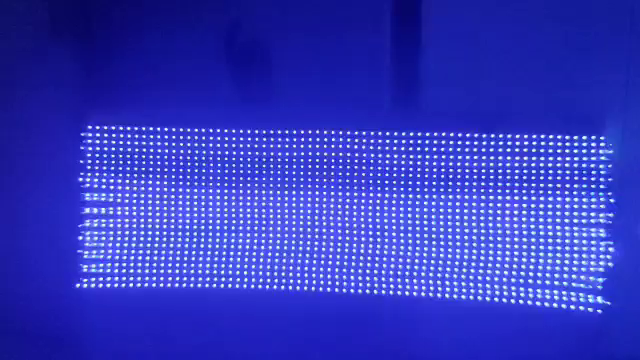
#> input picture frame 58 of night.mp4, 640 x 360 px
$ python analyzer_led_brightness.py
#> lines starting #> are read from the running program, lines starting #| are printed output that depends on the picture; after the words box and inside, x2 and y2 are one past the last pixel; in counts of white or black regions, pixels touching at a corner belong together
import cv2
import numpy as np
import os


class VideoAnalyzer:

    def __init__(self, video_path):

        # ==========================================================
        # VIDEO
        # ==========================================================
#> in run, frame is the input picture: shape (360, 640, 3); mean B, G, R 189.6, 57.3, 51.2
        self.video_path = video_path
        self.cap = cv2.VideoCapture(video_path)

        if not self.cap.isOpened():
            print("ERROR: Could not open video!")
            print("Path:", os.path.abspath(video_path))
            print("File exists:", os.path.exists(video_path))
            return

        print("Video opened successfully!")

        self.current_frame_idx = 0
        self.is_paused = False
        self.current_frame = None

        # ==========================================================
        # ROI
        # ==========================================================
        self.roi = None
        self.is_roi_selected = False

        # ==========================================================
        # FROZEN ROI
        # ==========================================================
        self.frozen_roi = None
        self.frozen_roi_origin = None
        self.frozen_detected_objects = []
        self.frozen_zoom = 1.0

        # ==========================================================
        # STABILIZATION
        # ==========================================================
        self.prev_gray = None
        self.camera_x = 0.0
        self.camera_y = 0.0

        self.smoothing = 0.92
        self.dead_zone = 0.15
        self.max_shift = 15.0

        # ==========================================================
        # DETECTION MODE
        # B = Brightness
        # C = Color
        # A = Brightness + Color
        # ==========================================================
        self.detection_mode = "B"

        # ==========================================================
        # COLORS - HSV
        # ==========================================================
        self.color_ranges = {
            "BLUE": (
                np.array([100, 60, 35], dtype=np.uint8),
                np.array([140, 255, 255], dtype=np.uint8)
            ),

            "GREEN": (
                np.array([35, 55, 35], dtype=np.uint8),
                np.array([88, 255, 255], dtype=np.uint8)
            ),

            "TURQUOISE": (
                np.array([80, 45, 35], dtype=np.uint8),
                np.array([105, 255, 255], dtype=np.uint8)
            ),

            "YELLOW": (
                np.array([15, 55, 35], dtype=np.uint8),
                np.array([40, 255, 255], dtype=np.uint8)
            ),

            "RED1": (
                np.array([0, 55, 35], dtype=np.uint8),
                np.array([12, 255, 255], dtype=np.uint8)
            ),

            "RED2": (
                np.array([168, 55, 35], dtype=np.uint8),
                np.array([179, 255, 255], dtype=np.uint8)
            )
        }

        # ==========================================================
        # BRIGHTNESS / PIXEL DETECTION
        # ==========================================================
        self.brightness_factor = 1.12
        self.local_brightness_offset = 18
        self.min_area = 2
        self.max_area = 100000

        # ==========================================================
        # LED / LIGHT-INTENSITY DETECTION
        # ==========================================================
        # B mode detects LEDs from luminance/local brightness only.
        # HSV color is not used, so an LED may change color freely.
        self.led_percentile = 98.2
        self.led_min_gray = 135
        self.led_local_contrast = 12
        self.led_peak_radius = 4
        self.led_merge_distance = 7
        self.led_box_size = 8
        self.led_blur_sigma = 5.0
        self.led_core_percentile = 99.0

        # Small colored/bright pixels are intentionally preserved.
        self.morph_kernel = np.ones((2, 2), np.uint8)

        # ==========================================================
        # ARRAYS
        # ==========================================================
        self.detected_objects = []
        self.manual_points = []

        # Deleted automatic detections are stored by CENTER,
        # so a slightly changing bounding box will still remain deleted.
        self.deleted_objects = []

        # ==========================================================
        # MANUAL MODES
        # ==========================================================
        self.manual_add_mode = False
        self.manual_delete_mode = False

        # ==========================================================
        # TEMPORAL FILTER
        # ==========================================================
        # Kept at 1 so small/moving pixels are not lost.
        self.previous_detections = []
        self.required_frames = 1

        # ==========================================================
        # ZOOM
        # ==========================================================
        self.zoom = 4.0
        self.main_zoom = 1.0

    # ==========================================================
    # BRIGHTNESS DETECTION
    # ==========================================================
    # [410 lines left out: functions detect_bright_pixels, _detect_led_centers, detect_color, detect_objects, get_pixel_color, filter_detections and 1 more, not called in this run]

    # ==========================================================
    # CAMERA STABILIZATION
    # ==========================================================
    def stabilize_frame(self, frame):

        try:

            gray = cv2.cvtColor(
                frame,
                cv2.COLOR_BGR2GRAY
            )
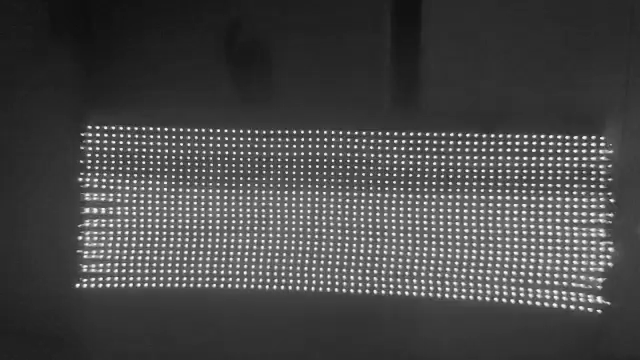
#> gray: shape (360, 640); min 15, max 255, mean 70.6

            if self.prev_gray is None:

                self.prev_gray = gray.copy()
                self.camera_x = 0.0
                self.camera_y = 0.0

                return frame

            previous_points = cv2.goodFeaturesToTrack(
                self.prev_gray,
                maxCorners=300,
                qualityLevel=0.01,
                minDistance=12,
                blockSize=7
            )

            if previous_points is None:

                self.prev_gray = gray.copy()
                return frame

            current_points, status, _ = cv2.calcOpticalFlowPyrLK(
                self.prev_gray,
                gray,
                previous_points,
                None,
                winSize=(21, 21),
                maxLevel=3,
                criteria=(
                    cv2.TERM_CRITERIA_EPS |
                    cv2.TERM_CRITERIA_COUNT,
                    30,
                    0.01
                )
            )

            if (
                current_points is None
                or status is None
            ):
                self.prev_gray = gray.copy()
                return frame

            valid = (
                status.ravel() == 1
            )

            good_previous = previous_points[valid]
            good_current = current_points[valid]

            if len(good_previous) < 10:

                self.prev_gray = gray.copy()
                return frame

            movement = (
                good_current -
                good_previous
            )

            dx_values = movement[:, 0]
            dy_values = movement[:, 1]

            dx_median = np.median(
                dx_values
            )

            dy_median = np.median(
                dy_values
            )

            # Remove outliers
            distance = np.sqrt(
                (dx_values - dx_median) ** 2 +
                (dy_values - dy_median) ** 2
            )

            good = (
                distance < 3.0
            )

            if np.sum(good) >= 8:

                dx = np.median(
                    dx_values[good]
                )

                dy = np.median(
                    dy_values[good]
                )

            else:

                dx = dx_median
                dy = dy_median

            dx = float(
                np.clip(
                    dx,
                    -self.max_shift,
                    self.max_shift
                )
            )

            dy = float(
                np.clip(
                    dy,
                    -self.max_shift,
                    self.max_shift
                )
            )

            if abs(dx) < self.dead_zone:
                dx = 0.0

            if abs(dy) < self.dead_zone:
                dy = 0.0

            self.camera_x = (
                self.smoothing * self.camera_x
                +
                (1 - self.smoothing) * dx
            )

            self.camera_y = (
                self.smoothing * self.camera_y
                +
                (1 - self.smoothing) * dy
            )

            matrix = np.float32([
                [1, 0, -self.camera_x],
                [0, 1, -self.camera_y]
            ])

            stabilized = cv2.warpAffine(
                frame,
                matrix,
                (
                    frame.shape[1],
                    frame.shape[0]
                ),
                flags=cv2.INTER_LINEAR,
                borderMode=cv2.BORDER_REFLECT
            )

            self.prev_gray = gray.copy()

            return stabilized

        except Exception as error:

            print(
                "Stabilization error:",
                error
            )

            return frame

    # ==========================================================
    # CONVERT MOUSE POSITION TO ORIGINAL VIDEO POSITION
    # ==========================================================
    # [449 lines left out: functions mouse_to_video_point, mouse_callback, draw_manual_point, print_coordinates, build_zoom_roi, not called in this run]

    # ==========================================================
    # RUN
    # ==========================================================
    def _fit_image(self, image, width, height, interpolation=cv2.INTER_AREA):
#> called with width = 800, height = 450, interpolation = 1
        canvas = np.zeros((height, width, 3), dtype=np.uint8)
        if image is None or image.size == 0:
            return canvas
        ih, iw = image.shape[:2]
        scale = min(width / iw, height / ih)
        nw, nh = max(1, int(iw * scale)), max(1, int(ih * scale))
        resized = cv2.resize(image, (nw, nh), interpolation=interpolation)
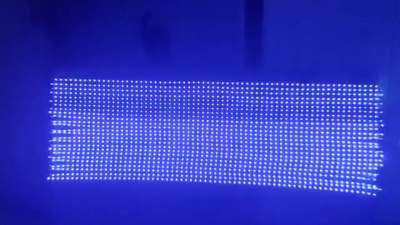
#> resized: shape (450, 800, 3) (shown at 1/2 size); mean B, G, R 189.6, 57.3, 51.3
        ox, oy = (width - nw) // 2, (height - nh) // 2
        canvas[oy:oy+nh, ox:ox+nw] = resized
        return canvas

    def _draw_main_boxes(self, panel):
        if self.current_frame is None:
            return
        ph, pw = panel.shape[:2]
        fh, fw = self.current_frame.shape[:2]
        scale = min(pw / fw, ph / fh)
        nw, nh = max(1, int(fw*scale)), max(1, int(fh*scale))
        ox, oy = (pw-nw)//2, (ph-nh)//2

        for gx, gy, gw, gh in self.detected_objects:
            x1 = ox + int(gx*scale)
            y1 = oy + int(gy*scale)
            x2 = ox + int((gx+gw)*scale)
            y2 = oy + int((gy+gh)*scale)
            x2 = max(x2, x1+6)
            y2 = max(y2, y1+6)
            cv2.rectangle(panel, (x1,y1), (x2,y2), (0,255,0), 1)

        for px, py in self.manual_points:
            cx, cy = ox + int(px*scale), oy + int(py*scale)
            s = max(5, int(6*max(scale,1)))
            cv2.rectangle(panel, (cx-s,cy-s), (cx+s,cy+s), (0,0,255), 2)

    def _make_map_panel(self, width, height):
        panel = np.zeros((height,width,3),dtype=np.uint8)
        cv2.putText(panel,"MAP - coordinates",(15,30),cv2.FONT_HERSHEY_SIMPLEX,.7,(255,255,255),2)
        if self.roi is None:
            cv2.putText(panel,"Select ROI with R",(25,70),cv2.FONT_HERSHEY_SIMPLEX,.7,(200,200,200),2)
            return panel

        rx,ry,rw,rh = self.roi
        mx,my=45,55
        mw,mh=width-2*mx,height-2*my
        scale=min(mw/max(1,rw),mh/max(1,rh))
        aw,ah=int(rw*scale),int(rh*scale)
        ox,oy=mx+(mw-aw)//2,my+(mh-ah)//2
        cv2.rectangle(panel,(ox,oy),(ox+aw,oy+ah),(255,255,255),2)

        # Organized grid
        step=max(1,int(50/max(scale,.001)))
        for gx in range(0,int(rw)+1,step):
            xx=ox+int(gx*scale)
            cv2.line(panel,(xx,oy),(xx,oy+ah),(45,45,45),1)
        for gy in range(0,int(rh)+1,step):
            yy=oy+int(gy*scale)
            cv2.line(panel,(ox,yy),(ox+aw,yy),(45,45,45),1)

        for i,(gx,gy,gw,gh) in enumerate(self.detected_objects,1):
            lx,ly=gx-rx,gy-ry
            cx,cy=ox+int((lx+gw/2)*scale),oy+int((ly+gh/2)*scale)
            bw,bh=max(6,int(gw*scale)),max(6,int(gh*scale))
            cv2.rectangle(panel,(cx-bw//2,cy-bh//2),(cx+bw//2,cy+bh//2),(0,255,0),1)
            cv2.putText(panel,f"{i}: ({gx},{gy})",
                        (min(width-170,max(2,cx+7)),min(height-6,max(16,cy-5))),
                        cv2.FONT_HERSHEY_SIMPLEX,.42,(0,255,0),1,cv2.LINE_AA)

        for i,(px,py) in enumerate(self.manual_points,1):
            cx,cy=ox+int((px-rx)*scale),oy+int((py-ry)*scale)
            cv2.rectangle(panel,(cx-6,cy-6),(cx+6,cy+6),(0,0,255),2)
            cv2.putText(panel,f"M{i}: ({px},{py})",
                        (min(width-170,max(2,cx+7)),min(height-6,max(16,cy+16))),
                        cv2.FONT_HERSHEY_SIMPLEX,.42,(0,0,255),1,cv2.LINE_AA)
        return panel

    def _make_coordinates_panel(self,width,height):
        panel=np.zeros((height,width,3),dtype=np.uint8)
        cv2.putText(panel,"COORDINATES",(20,32),cv2.FONT_HERSHEY_SIMPLEX,.75,(255,255,255),2)
        cv2.putText(panel,f"Frame: {self.current_frame_idx}    Total: {len(self.detected_objects)+len(self.manual_points)}",
                    (20,60),cv2.FONT_HERSHEY_SIMPLEX,.48,(200,200,200),1)
        y=90
        rows=[]
        for i,(gx,gy,gw,gh) in enumerate(self.detected_objects,1):
            color="?"
            if self.current_roi is not None and self.current_roi_origin is not None:
                rx,ry=self.current_roi_origin
                color=self.get_pixel_color(self.current_roi,gx-rx,gy-ry,gw,gh)
            rows.append((f"A{i:03d}  X:{gx:4d}  Y:{gy:4d}  {color}",(0,255,0)))
        for i,(px,py) in enumerate(self.manual_points,1):
            rows.append((f"M{i:03d}  X:{px:4d}  Y:{py:4d}  MANUAL",(0,0,255)))
        if not rows:
            cv2.putText(panel,"No pixels detected yet.",(20,100),cv2.FONT_HERSHEY_SIMPLEX,.55,(180,180,180),1)
        else:
            max_lines=max(1,(height-105)//24)
            for line,col in rows[-max_lines:]:
                cv2.putText(panel,line,(20,y),cv2.FONT_HERSHEY_SIMPLEX,.48,col,1,cv2.LINE_AA)
                y+=24
        return panel

    def _compose_dashboard(self, display_frame):
        W,H,G=800,450,8
        dashboard=np.zeros((H*2+G,W*2+G,3),dtype=np.uint8)

        main=self._fit_image(display_frame,W,H,cv2.INTER_LINEAR)
        self.dashboard_main_x,self.dashboard_main_y=0,0
        self.dashboard_main_w,self.dashboard_main_h=W,H
        self._draw_main_boxes(main)
        cv2.rectangle(main,(0,0),(W-1,H-1),(255,255,255),2)
        cv2.rectangle(main,(0,0),(W,42),(0,0,0),-1)
        cv2.putText(main,"MAIN VIDEO",(15,29),cv2.FONT_HERSHEY_SIMPLEX,.72,(255,255,255),2)
        cv2.putText(main,f"Mode:{self.detection_mode}  Detected:{len(self.detected_objects)}  Zoom:x{self.main_zoom:.1f}",
                    (190,29),cv2.FONT_HERSHEY_SIMPLEX,.48,(210,210,210),1)
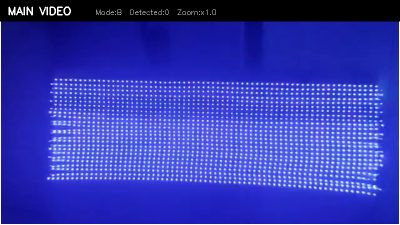
#> main: shape (450, 800, 3) (shown at 1/2 size); mean B, G, R 178.4, 58.6, 52.8
        if self.manual_add_mode:
            cv2.putText(main,"ADD - click",(650,29),cv2.FONT_HERSHEY_SIMPLEX,.5,(0,0,255),1)
        elif self.manual_delete_mode:
            cv2.putText(main,"DELETE - click",(620,29),cv2.FONT_HERSHEY_SIMPLEX,.5,(0,0,255),1)

        # ----------------------------------------------------------
        # ZOOM PANEL
        # IMPORTANT: do not resize the zoomed image back down with
        # _fit_image(), otherwise + / - appears to do nothing.
        # At x1 the ROI fills the panel; higher values magnify it and
        # the center is shown/cropped so individual pixels remain clear.
        # ----------------------------------------------------------
        # ----------------------------------------------------------
        # ZOOM PANEL
        # The Zoom panel is intentionally FROZEN. It uses the ROI
        # snapshot captured when R/ROI selection was completed, so
        # the image does not move while the video plays. + / - only
        # changes magnification, making it easy to inspect exactly
        # which pixels were detected.
        # ----------------------------------------------------------
        if self.frozen_roi is not None and self.frozen_roi.size > 0:
            zsrc = self.frozen_roi.copy()
            rx, ry = self.frozen_roi_origin

            # Draw the detections belonging to the frozen frame.
            for gx, gy, gw, gh in self.frozen_detected_objects:
                lx, ly = int(gx - rx), int(gy - ry)
                if lx + gw < 0 or ly + gh < 0 or lx >= zsrc.shape[1] or ly >= zsrc.shape[0]:
                    continue
                cv2.rectangle(
                    zsrc,
                    (lx, ly),
                    (lx + max(int(gw), 4), ly + max(int(gh), 4)),
                    (0, 255, 0),
                    1
                )

            # Manual points are current/global coordinates, so they are
            # also drawn on the frozen image for easy inspection.
            for px, py in self.manual_points:
                self.draw_manual_point(zsrc, px, py, rx, ry, 1.0)

            zh, zw = zsrc.shape[:2]

            # x1 fits the frozen ROI into the panel. Higher values
            # genuinely magnify it and crop around the center.
            base_scale = min(W / max(1, zw), H / max(1, zh))
            scale = max(0.05, base_scale * self.main_zoom)

            nw = max(1, int(round(zw * scale)))
            nh = max(1, int(round(zh * scale)))

            enlarged = cv2.resize(
                zsrc,
                (nw, nh),
                interpolation=cv2.INTER_NEAREST
            )

            zoom = np.zeros((H, W, 3), dtype=np.uint8)

            if nw <= W:
                dx = (W - nw) // 2
                sx1, sx2 = 0, nw
                dx1, dx2 = dx, dx + nw
            else:
                sx1 = (nw - W) // 2
                sx2 = sx1 + W
                dx1, dx2 = 0, W

            if nh <= H:
                dy = (H - nh) // 2
                sy1, sy2 = 0, nh
                dy1, dy2 = dy, dy + nh
            else:
                sy1 = (nh - H) // 2
                sy2 = sy1 + H
                dy1, dy2 = 0, H

            zoom[dy1:dy2, dx1:dx2] = enlarged[sy1:sy2, sx1:sx2]

        else:
            zoom = np.zeros((H, W, 3), dtype=np.uint8)
            cv2.putText(
                zoom,
                "Select ROI first",
                (25, 60),
                cv2.FONT_HERSHEY_SIMPLEX,
                .75,
                (200, 200, 200),
                2
            )
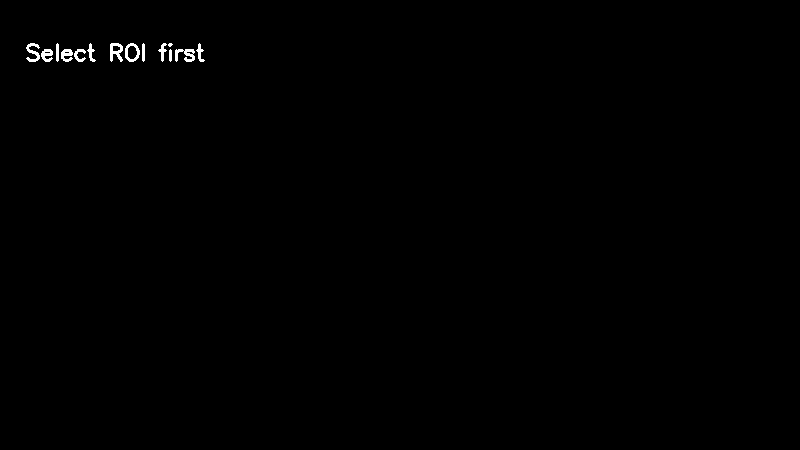
#> zoom: shape (450, 800, 3); values 0 (black) and 200 (white), 0.34% white; 14 white regions (1 under 20 px), largest, box (x1, y1, x2, y2) and area: (175, 49, 195, 62) 152, (110, 43, 123, 62) 147, (26, 43, 40, 62) 131

        cv2.rectangle(zoom, (0, 0), (W-1, H-1), (255, 255, 255), 2)
        cv2.putText(
            zoom,
            f"ZOOM PANEL - FROZEN x{self.main_zoom:.1f}   (+ / -)",
            (15, 30),
            cv2.FONT_HERSHEY_SIMPLEX,
            .65,
            (255, 255, 255),
            2
        )
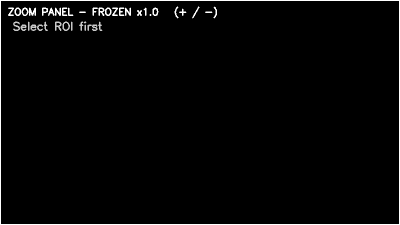
#> zoom: shape (450, 800, 3) (shown at 1/2 size); min 0, max 255, mean 5.9

        mp=self._make_map_panel(W,H)
#> in _make_map_panel, `cv2.putText(panel,"Select ROI with R",(25,70),cv2.FONT_HERSHEY_SIMPLEX..`:
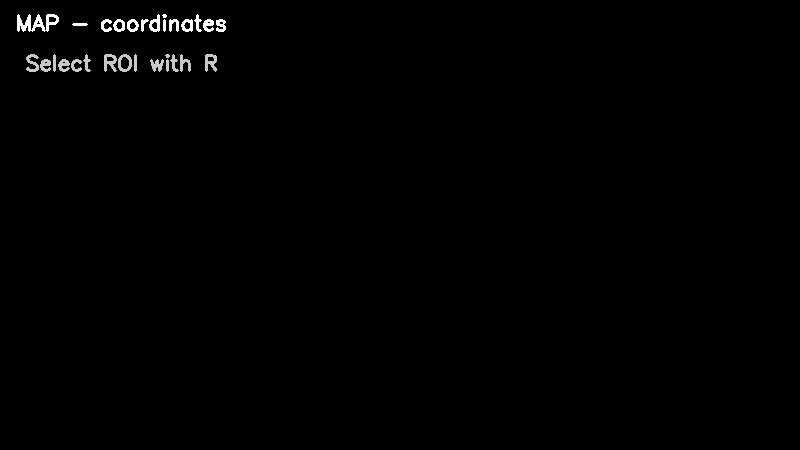
#> panel: shape (450, 800, 3); min 0, max 255, mean 1.7
        cp=self._make_coordinates_panel(W,H)
#> in _make_coordinates_panel, `cv2.putText(panel,"No pixels detected yet.",(20,100),cv2.FONT_HERSHEY_..`:
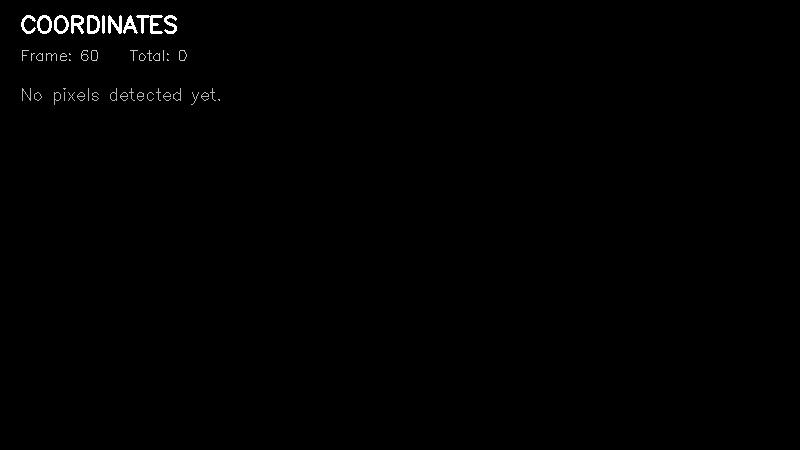
#> panel: shape (450, 800, 3); min 0, max 255, mean 1.3
        cv2.rectangle(mp,(0,0),(W-1,H-1),(255,255,255),2)
#> mp: shape (450, 800, 3); 1.38% of pixels changed, all inside (x1, y1, x2, y2) = (0, 0, 800, 450)
        cv2.rectangle(cp,(0,0),(W-1,H-1),(255,255,255),2)
#> (the rest of the program and of its run is left out)
